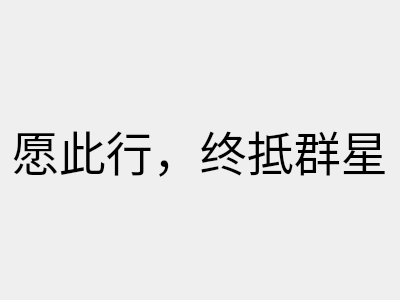
<?xml version="1.0" encoding="UTF-8"?>
<ui version="4.0">
 <class>Form</class>
 <widget class="QWidget" name="Form">
  <property name="geometry">
   <rect>
    <x>0</x>
    <y>0</y>
    <width>400</width>
    <height>300</height>
   </rect>
  </property>
  <property name="windowTitle">
   <string>Form</string>
  </property>
  <layout class="QGridLayout" name="gridLayout">
   <item row="0" column="1">
    <spacer name="verticalSpacer">
     <property name="orientation">
      <enum>Qt::Vertical</enum>
     </property>
     <property name="sizeHint" stdset="0">
      <size>
       <width>20</width>
       <height>109</height>
      </size>
     </property>
    </spacer>
   </item>
   <item row="1" column="0">
    <spacer name="horizontalSpacer">
     <property name="orientation">
      <enum>Qt::Horizontal</enum>
     </property>
     <property name="sizeHint" stdset="0">
      <size>
       <width>134</width>
       <height>20</height>
      </size>
     </property>
    </spacer>
   </item>
   <item row="1" column="1">
    <widget class="QLabel" name="label">
     <property name="font">
      <font>
       <pointsize>35</pointsize>
      </font>
     </property>
     <property name="text">
      <string>愿此行，终抵群星</string>
     </property>
    </widget>
   </item>
   <item row="1" column="2">
    <spacer name="horizontalSpacer_2">
     <property name="orientation">
      <enum>Qt::Horizontal</enum>
     </property>
     <property name="sizeHint" stdset="0">
      <size>
       <width>133</width>
       <height>20</height>
      </size>
     </property>
    </spacer>
   </item>
   <item row="2" column="1">
    <spacer name="verticalSpacer_2">
     <property name="orientation">
      <enum>Qt::Vertical</enum>
     </property>
     <property name="sizeHint" stdset="0">
      <size>
       <width>20</width>
       <height>108</height>
      </size>
     </property>
    </spacer>
   </item>
  </layout>
 </widget>
 <resources/>
 <connections/>
</ui>
